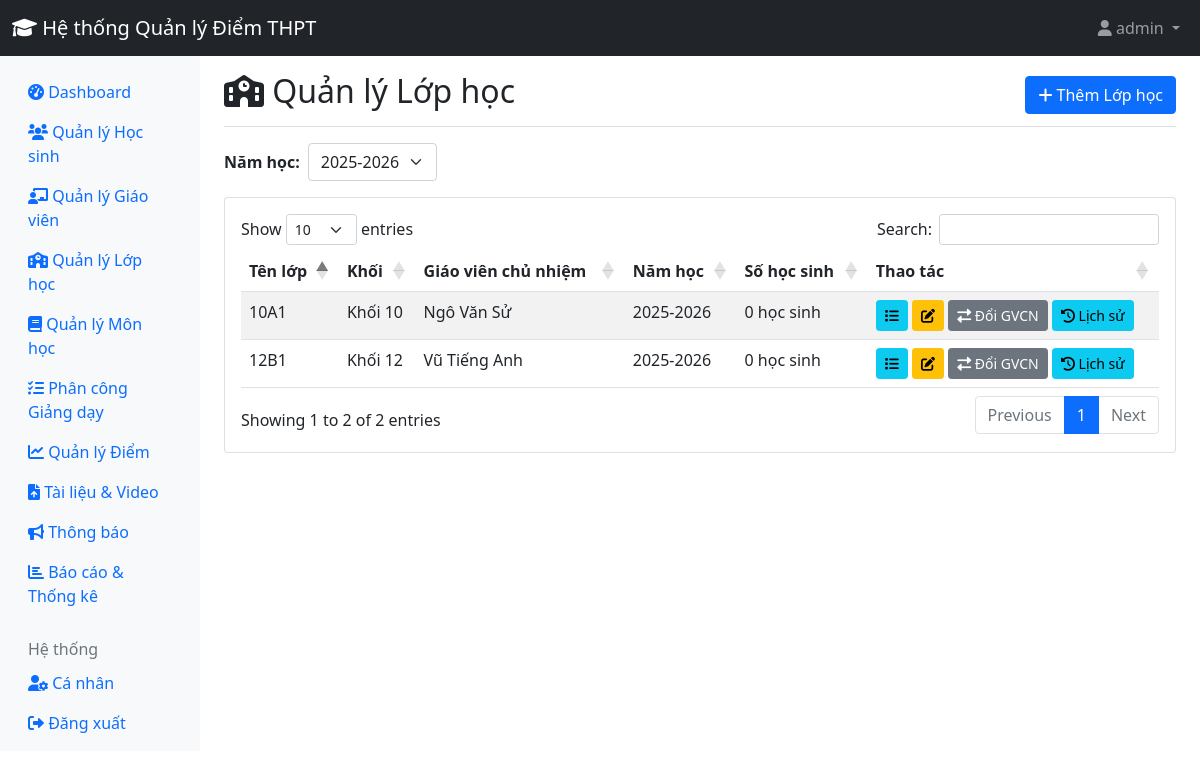
The page /admin/classes.php (signed in) on the database its author committed.
### tables this page shows
CREATE TABLE `classes` (
  `id` int(11) NOT NULL,
  `class_name` varchar(50) NOT NULL,
  `grade` int(11) NOT NULL,
  `homeroom_teacher_id` int(11) DEFAULT NULL,
  `school_year` varchar(20) DEFAULT NULL
);

CREATE TABLE `users` (
  `id` int(11) NOT NULL,
  `username` varchar(50) NOT NULL,
  `password` varchar(255) NOT NULL,
  `role` enum('admin','teacher','student') NOT NULL,
  `full_name` varchar(100) NOT NULL,
  `email` varchar(100) DEFAULT NULL,
  `phone` varchar(20) DEFAULT NULL,
  `created_at` timestamp NOT NULL DEFAULT current_timestamp(),
  `status` enum('active','inactive') DEFAULT 'active',
  `teacher_type` enum('homeroom','subject') DEFAULT 'subject'
);

### admin/classes.php (the view, shortened to what this page needs)
<?php
require_once '../includes/config.php';
$year_stmt = $pdo->query("SELECT DISTINCT school_year FROM classes ORDER BY school_year DESC");
$school_years = $year_stmt->fetchAll(PDO::FETCH_COLUMN);
$selected_year = isset($_GET['year']) ? $_GET['year'] : ($school_years[0] ?? '2024-2025');
$stmt = $pdo->prepare("
    SELECT c.*, u.full_name AS teacher_name
    FROM classes c
    LEFT JOIN users u ON c.homeroom_teacher_id = u.id
    WHERE c.school_year = ?
    ORDER BY c.grade, c.class_name
");
$stmt->execute([$selected_year]);
$classes = $stmt->fetchAll();
?>
<!DOCTYPE html>
<html lang="vi">
<head>
    <link href="https://cdn.jsdelivr.net/npm/bootstrap@5.1.3/dist/css/bootstrap.min.css" rel="stylesheet">
    <link href="https://cdnjs.cloudflare.com/ajax/libs/font-awesome/6.0.0/css/all.min.css" rel="stylesheet">
    <link href="https://cdn.datatables.net/1.11.5/css/dataTables.bootstrap5.min.css" rel="stylesheet">
</head>
<body>
    <?php include '../includes/header.php'; ?>
    <div class="container-fluid">
        <div class="row">
            <?php include 'sidebar.php'; ?>
            <main class="col-md-9 ms-sm-auto col-lg-10 px-md-4">
                <div class="d-flex justify-content-between flex-wrap flex-md-nowrap align-items-center pt-3 pb-2 mb-3 border-bottom">
                    <h1 class="h2"><i class="fas fa-school"></i> Quản lý Lớp học</h1>
                    <button class="btn btn-primary" data-bs-toggle="modal" data-bs-target="#addClassModal">
                        <i class="fas fa-plus"></i> Thêm Lớp học
                    </button>
                </div>
                <div class="mb-3">
                    <form method="GET" class="row g-2 align-items-center">
                        <div class="col-auto">
                            <label for="year" class="col-form-label fw-bold">Năm học:</label>
                        </div>
                        <div class="col-auto">
                            <select name="year" id="year" class="form-select" onchange="this.form.submit()">
                                <?php foreach ($school_years as $year): ?>
                                    <option value="<?php echo htmlspecialchars($year); ?>" <?php if ($selected_year == $year) echo 'selected'; ?>>
                                        <?php echo htmlspecialchars($year); ?>
                                    </option>
                                <?php endforeach; ?>
                            </select>
                        </div>
                    </form>
                </div>
                <div class="card">
                    <div class="card-body">
                        <div class="table-responsive">
                            <table id="classesTable" class="table table-striped">
                                <thead>
                                    <tr>
                                        <th>Tên lớp</th>
                                        <th>Khối</th>
                                        <th>Giáo viên chủ nhiệm</th>
                                        <th>Năm học</th>
                                        <th>Số học sinh</th>
                                        <th>Thao tác</th>
                                    </tr>
                                </thead>
                                <tbody>
                                    <?php foreach ($classes as $class): ?>
                                    <?php
                                    $stmt = $pdo->prepare("SELECT COUNT(*) as total FROM class_students WHERE class_id = ?");
                                    $stmt->execute([$class['id']]);
                                    $student_count = $stmt->fetch()['total'];
                                    ?>
                                    <tr>
                                        <td><?php echo htmlspecialchars($class['class_name']); ?></td>
                                        <td>Khối <?php echo htmlspecialchars($class['grade']); ?></td>
                                        <td><?php echo htmlspecialchars($class['teacher_name'] ?? 'Chưa có'); ?></td>
                                        <td><?php echo htmlspecialchars($class['school_year']); ?></td>
                                        <td><?php echo $student_count; ?> học sinh</td>
                                        <td>
                                            <a href="class_students.php?id=<?php echo $class['id']; ?>" class="btn btn-sm btn-info">
                                                <i class="fas fa-list"></i>
                                            </a>
                                            <a href="edit_class.php?id=<?php echo $class['id']; ?>" class="btn btn-sm btn-warning">
                                                <i class="fas fa-edit"></i>
                                            </a>
                                            <a href="#"
                                                class="btn btn-sm btn-secondary"
                                                data-bs-toggle="modal"
                                                data-bs-target="#changeTeacherModal"
                                                data-class-id="<?php echo $class['id']; ?>"
                                                data-class-name="<?php echo htmlspecialchars($class['class_name']); ?>">
                                                <i class="fas fa-exchange-alt"></i> Đổi GVCN
                                            </a>
                                            <a href="#"
                                                class="btn btn-sm btn-info"
                                                data-bs-toggle="modal"
                                                data-bs-target="#historyModal"
                                                data-class-id="<?php echo $class['id']; ?>"
                                                data-class-name="<?php echo htmlspecialchars($class['class_name']); ?>">
                                                <i class="fas fa-history"></i> Lịch sử
                                            </a>
                                        </td>
                                    </tr>
                                    <?php endforeach; ?>
                                </tbody>
                            </table>
                        </div>
                    </div>
                </div>
            </main>
        </div>
    </div>
</body>
</html>

### rows shown on the page
classes: class_name "10A1", grade "10", homeroom_teacher.full_name "Ngô Văn Sử", school_year "2025-2026", student_count "0"
classes: class_name "12B1", grade "12", homeroom_teacher.full_name "Vũ Tiếng Anh", school_year "2025-2026", student_count "0"

### other values the page prints
SITE_NAME "Hệ thống Quản lý Điểm THPT"
$_SESSION['full_name'] "admin"
form field year "2025-2026"
